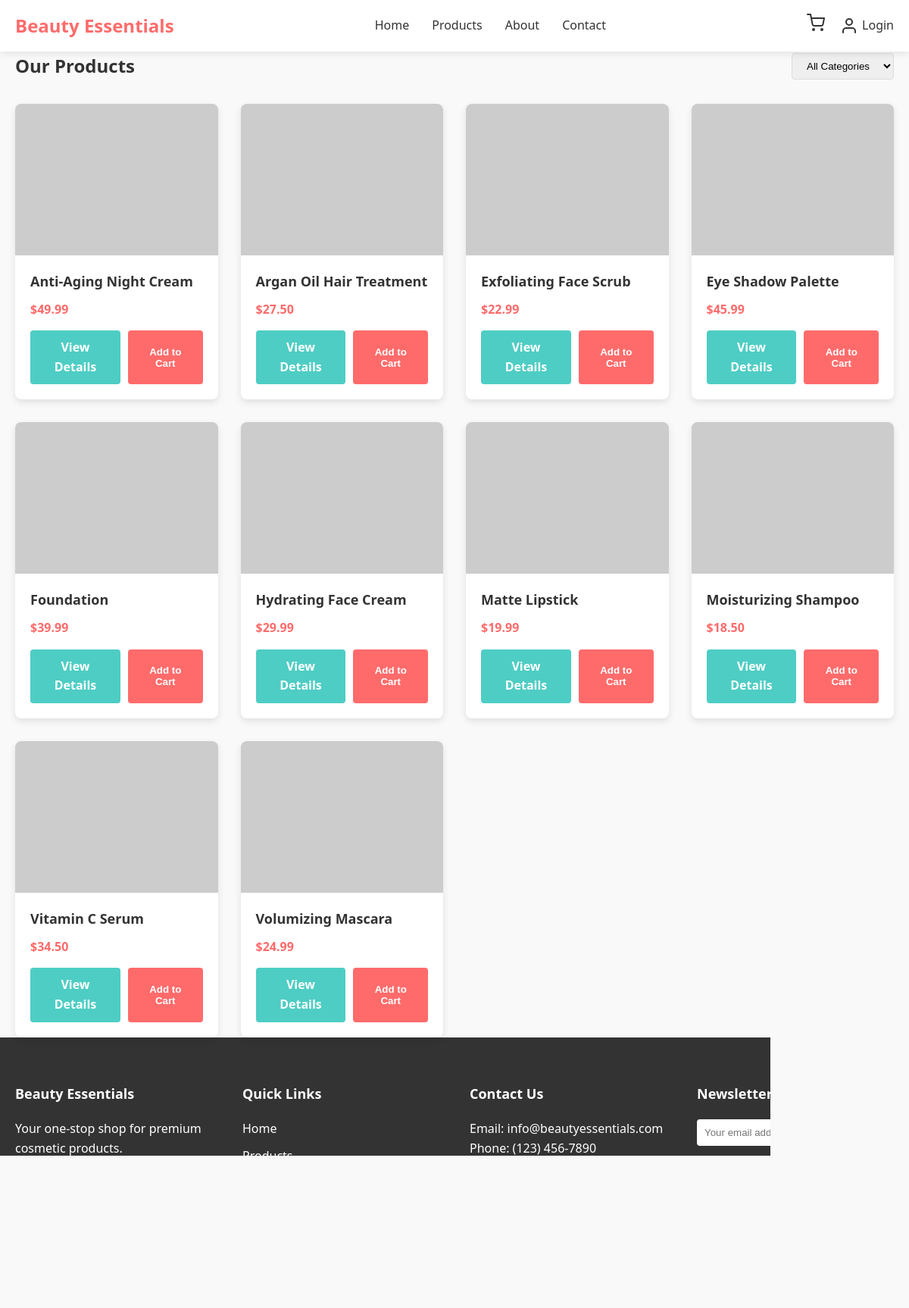
/products.php, run on the app's committed database.
### tables this page shows
CREATE TABLE IF NOT EXISTS products (
  id INT AUTO_INCREMENT PRIMARY KEY,
  name VARCHAR(100) NOT NULL,
  description TEXT NOT NULL,
  price DECIMAL(10, 2) NOT NULL,
  image_url VARCHAR(255) NOT NULL,
  category_id INT NOT NULL,
  featured BOOLEAN DEFAULT 0,
  stock INT NOT NULL DEFAULT 10,
  created_at TIMESTAMP DEFAULT CURRENT_TIMESTAMP,
  FOREIGN KEY (category_id) REFERENCES categories(id)
);

### products.php (the view, shortened to what this page needs)
<?php
require_once 'config/database.php';
include_once 'includes/header.php';
$query = "SELECT * FROM products";
$query .= " ORDER BY name ASC";
$result = mysqli_query($conn, $query);
?>
<main class="container">
  <section class="products-header">
    <h1>Our Products</h1>
    <div class="filters">
      <form action="products.php" method="get">
        <select name="category" id="category-filter" onchange="this.form.submit()">
          <option value="">All Categories</option>
        </select>
      </form>
    </div>
  </section>
  <section class="products-grid">
    <?php
    if (mysqli_num_rows($result) > 0) {
      while ($product = mysqli_fetch_assoc($result)) {
    ?>
      <div class="product-card">
        <div class="product-image">
          <img
            src="<?php echo $product['image_url']; ?>"
            alt="<?php echo $product['name']; ?>"
            onerror="this.src='https://via.placeholder.com/400x400.png?text=No+Image'"
          >
        </div>
        <div class="product-info">
          <h3><?php echo $product['name']; ?></h3>
          <p class="product-price">$<?php echo number_format($product['price'], 2); ?></p>
          <div class="product-actions">
            <a href="product.php?id=<?php echo $product['id']; ?>" class="btn btn-secondary">View Details</a>
            <button class="btn btn-primary add-to-cart" data-id="<?php echo $product['id']; ?>">Add to Cart</button>
          </div>
        </div>
      </div>
    <?php
      }
    } else {
      echo "<p class='no-products'>No products found.</p>";
    }
    ?>
  </section>
</main>
<?php
include_once 'includes/footer.php';
?>

### includes/header.php (shortened to what this page needs)
<!DOCTYPE html>
<html lang="en">
<head>
  <link rel="stylesheet" href="assets/css/styles.css">
</head>
<body>
  <header>
    <div class="container">
      <div class="header-content">
        <div class="logo">
          <a href="index.php">Beauty Essentials</a>
        </div>
        <nav class="main-nav">
          <ul>
            <li><a href="index.php">Home</a></li>
            <li><a href="products.php">Products</a></li>
            <li><a href="#">About</a></li>
            <li><a href="#">Contact</a></li>
          </ul>
        </nav>
        <div class="header-actions">
          <a href="cart.php" class="cart-icon">
          </a>
          <?php if (isset($_SESSION['user_id'])): ?>
            <div class="user-menu">
              <a href="#" class="account-icon">
                <svg xmlns="http://www.w3.org/2000/svg" width="24" height="24" viewBox="0 0 24 24" fill="none" stroke="currentColor" stroke-width="2" stroke-linecap="round" stroke-linejoin="round">
                  <path d="M20 21v-2a4 4 0 0 0-4-4H8a4 4 0 0 0-4 4v2"></path>
                  <circle cx="12" cy="7" r="4"></circle>
                </svg>
                <span class="user-name"><?php echo htmlspecialchars($_SESSION['user_name']); ?></span>
              </a>
              <div class="user-dropdown">
                <a href="profile.php">My Account</a>
                <a href="logout.php">Logout</a>
              </div>
            </div>
          <?php else: ?>
            <a href="login.php" class="account-icon">
              <svg xmlns="http://www.w3.org/2000/svg" width="24" height="24" viewBox="0 0 24 24" fill="none" stroke="currentColor" stroke-width="2" stroke-linecap="round" stroke-linejoin="round">
                <path d="M20 21v-2a4 4 0 0 0-4-4H8a4 4 0 0 0-4 4v2"></path>
                <circle cx="12" cy="7" r="4"></circle>
              </svg>
              <span class="login-text">Login</span>
            </a>
          <?php endif; ?>
        </div>
      </div>
    </div>
  </header>

### includes/footer.php (shortened to what this page needs)
<footer>
    <div class="container">
      <div class="footer-content">
        <div class="footer-section">
          <h3>Beauty Essentials</h3>
          <p>Your one-stop shop for premium cosmetic products.</p>
        </div>
        <div class="footer-section">
          <h3>Quick Links</h3>
          <ul>
            <li><a href="index.php">Home</a></li>
            <li><a href="products.php">Products</a></li>
            <li><a href="#">About Us</a></li>
            <li><a href="#">Contact</a></li>
          </ul>
        </div>
        <div class="footer-section">
          <h3>Contact Us</h3>
          <p>Email: info@beautyessentials.com</p>
          <p>Phone: (123) 456-7890</p>
        </div>
        <div class="footer-section">
          <h3>Newsletter</h3>
          <form class="newsletter-form">
            <input type="email" placeholder="Your email address">
            <button type="submit" class="btn btn-primary">Subscribe</button>
          </form>
        </div>
      </div>
      <div class="footer-bottom">
        <p>&copy; <?php echo date('Y'); ?> Beauty Essentials. All rights reserved.</p>
      </div>
    </div>
  </footer>
</body>
</html>

### assets/css/styles.css (style rules this page uses)
* { margin: 0; padding: 0; box-sizing: border-box; }
body { font-family: "Segoe UI", Tahoma, Geneva, Verdana, sans-serif; line-height: 1.6; color: #333; background-color: #f9f9f9; }
.container { width: 100%; max-width: 1200px; margin: 0 auto; padding: 0 20px; }
a { text-decoration: none; color: inherit; }
ul { list-style: none; }
img { max-width: 100%; height: auto; }
.btn { display: inline-block; padding: 10px 20px; border-radius: 4px; font-weight: 600; text-align: center; cursor: pointer; transition: all 0.3s ease; border: none; }
.btn-primary { background-color: #ff6b6b; color: white; }
.btn-secondary { background-color: #4ecdc4; color: white; }
header { background-color: white; box-shadow: 0 2px 10px rgba(0, 0, 0, 0.1); position: sticky; top: 0; z-index: 100; }
.header-content { display: flex; align-items: center; justify-content: space-between; padding: 15px 0; }
.logo a { font-size: 24px; font-weight: 700; color: #ff6b6b; }
.main-nav ul { display: flex; gap: 30px; }
.main-nav a { font-weight: 500; transition: color 0.3s ease; }
.header-actions { display: flex; align-items: center; gap: 20px; }
.cart-icon, .account-icon { position: relative; }
.products-grid { display: grid; grid-template-columns: repeat(auto-fill, minmax(250px, 1fr)); gap: 30px; }
.product-card { background-color: white; border-radius: 8px; overflow: hidden; box-shadow: 0 4px 10px rgba(0, 0, 0, 0.1); transition: transform 0.3s ease; }
.product-image { height: 200px; overflow: hidden; }
.product-image img { width: 100%; height: 100%; object-fit: cover; transition: transform 0.3s ease; }
.product-info { padding: 20px; }
.product-info h3 { margin-bottom: 10px; font-size: 18px; }
.product-price { color: #ff6b6b; font-weight: 600; margin-bottom: 15px; }
.product-actions { display: flex; gap: 10px; }
.products-header { display: flex; justify-content: space-between; align-items: center; margin-bottom: 30px; }
.filters select { padding: 8px 15px; border-radius: 4px; border: 1px solid #ddd; }
footer { background-color: #333; color: white; padding: 60px 0 20px; }
.footer-content { display: grid; grid-template-columns: repeat(auto-fit, minmax(200px, 1fr)); gap: 40px; margin-bottom: 40px; }
.footer-section h3 { margin-bottom: 20px; font-size: 18px; }
.footer-section ul li { margin-bottom: 10px; }
.newsletter-form { display: flex; margin-top: 15px; }
.newsletter-form input { flex: 1; padding: 10px; border: none; border-radius: 4px 0 0 4px; }
.newsletter-form button { border-radius: 0 4px 4px 0; }
.footer-bottom { text-align: center; padding-top: 20px; border-top: 1px solid #444; }
.account-icon { display: flex; align-items: center; gap: 5px; }
.user-name, .login-text { display: none; }
@media (min-width: 768px) { .user-name, .login-text { display: inline; } }

### data on the page
products: name "Anti-Aging Night Cream", price "49.99"
products: name "Argan Oil Hair Treatment", price "27.50"
products: name "Exfoliating Face Scrub", price "22.99"
products: name "Eye Shadow Palette", price "45.99"
products: name "Foundation", price "39.99"
products: name "Hydrating Face Cream", price "29.99"
products: name "Matte Lipstick", price "19.99"
products: name "Moisturizing Shampoo", price "18.50"
products: name "Vitamin C Serum", price "34.50"
products: name "Volumizing Mascara", price "24.99"
